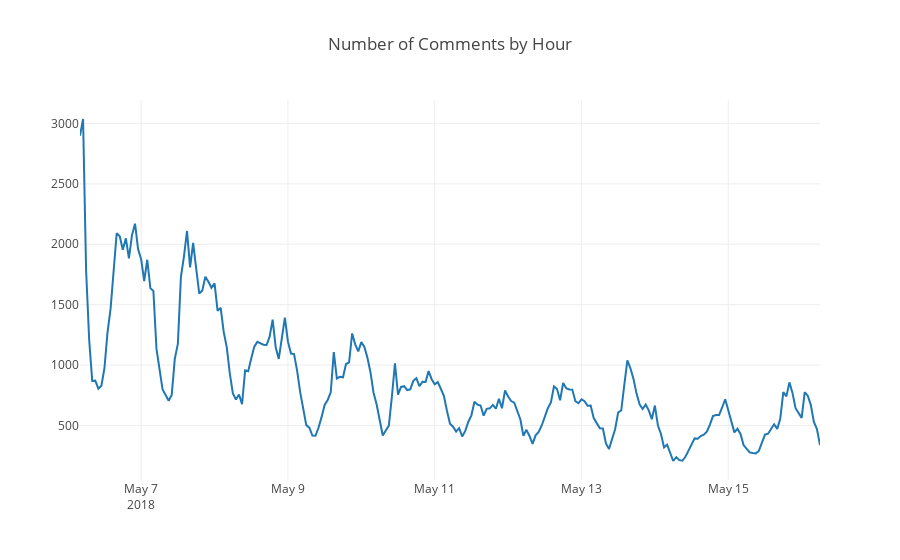

Notebook cell for this chart:
### Code cell
data2 = [go.Scatter(x=hours, y=count_comments)]
layout = go.Layout(title='Number of Comments by Hour')
fig = go.Figure(data=data2, layout=layout)
plotly.offline.iplot(fig)

### Figure 1 — Plotly figure (JSON) as saved in the notebook; plotly's stock layout.template omitted (floating-point values rounded to 4 significant figures; data arrays with more than 128 entries replaced by an {"elided": "..."} marker saying what was removed)
{"data": [{"type": "scatter", "x": {"elided": "243 str values"}, "y": {"elided": "243 int values"}}], "layout": {"title": "Number of Comments by Hour"}}
